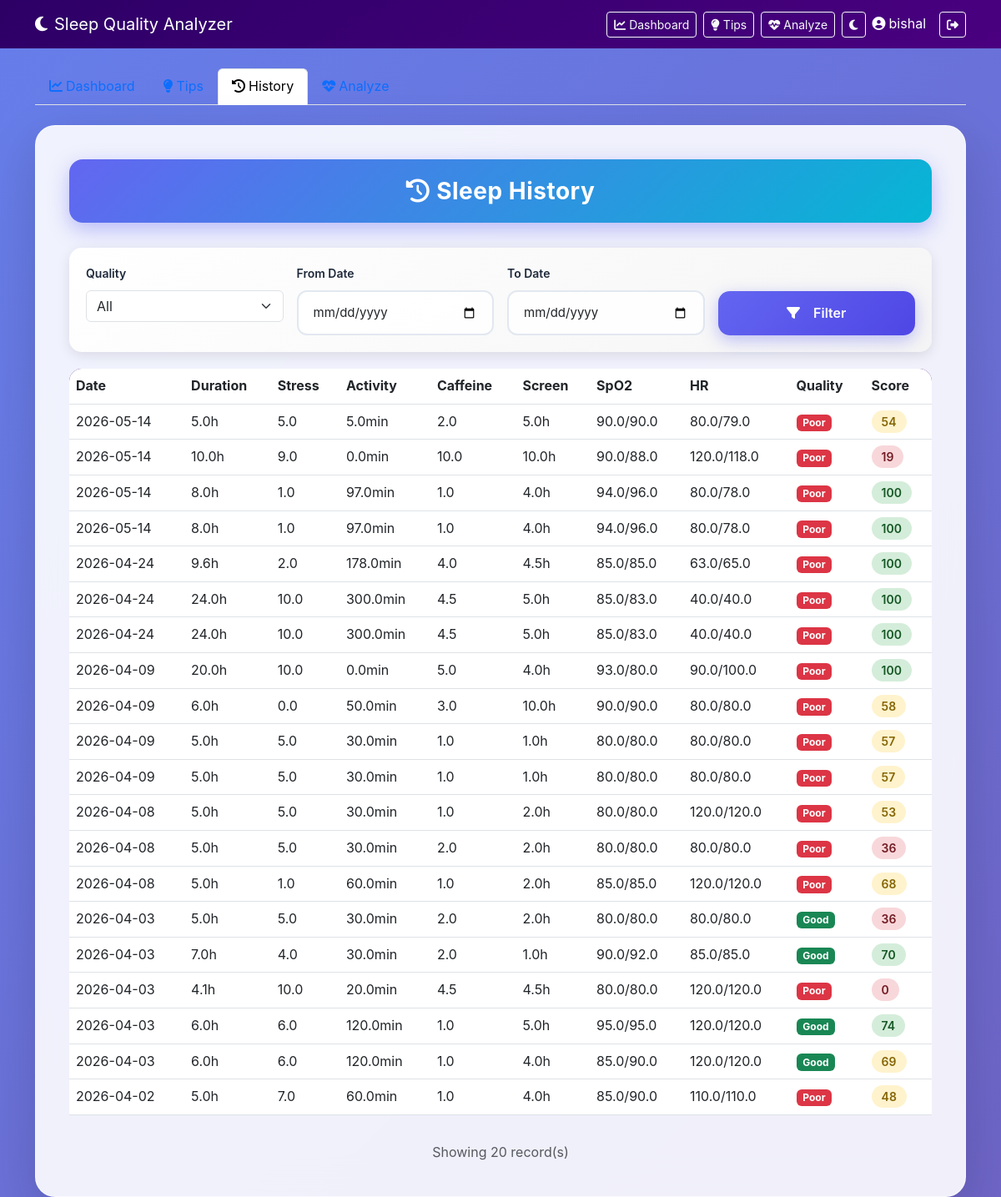
The page /history (signed in) on the database as committed earlier.
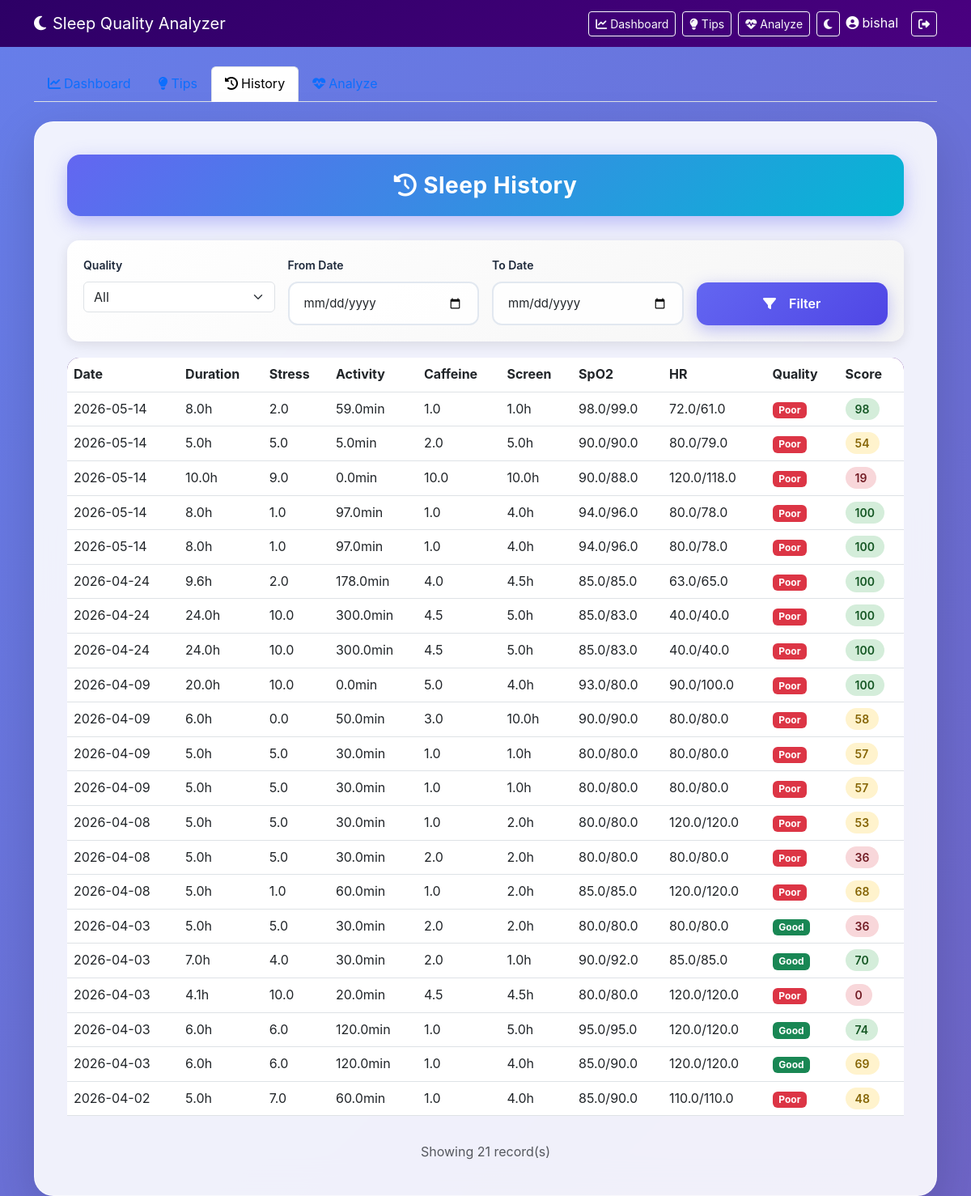
The same page on the database as committed later.
### tables this page shows
CREATE TABLE sleep_records (

        id INTEGER PRIMARY KEY AUTOINCREMENT,

        username TEXT,

        duration REAL,
        stress REAL,
        activity REAL,
        caffeine REAL,
        screen REAL,

        spo2_before REAL,
        spo2_after REAL,

        hr_before REAL,
        hr_after REAL,

        quality TEXT,
        score INTEGER,

        date TEXT

    );

### app.py (the view)
@app.route("/history")
def history():
    if "user" not in session:
        return redirect("/login")
    username = session["user"]
    quality_filter = request.args.get("quality", "")
    date_from = request.args.get("date_from", "")
    date_to = request.args.get("date_to", "")
    query = "SELECT * FROM sleep_records WHERE username=?"
    params = [username]
    if quality_filter:
        query += " AND quality=?"
        params.append(quality_filter)
    if date_from:
        query += " AND date>=?"
        params.append(date_from)
    if date_to:
        query += " AND date<=?"
        params.append(date_to)
    query += " ORDER BY date DESC"
    conn = sqlite3.connect("sleep.db")
    records = conn.execute(query, params).fetchall()
    conn.close()
    return render_template(
        "history.html",
        user=username,
        records=records,
        quality_filter=quality_filter,
        date_from=date_from,
        date_to=date_to
    )

### templates/history.html (shortened to what the changed rows need)
<!DOCTYPE html>
<html>
<head>
    <link href="https://cdn.jsdelivr.net/npm/bootstrap@5.3.0/dist/css/bootstrap.min.css" rel="stylesheet">
    <link rel="stylesheet" href="{{ url_for('static', filename='style.css') }}">
    <link rel="stylesheet" href="https://cdnjs.cloudflare.com/ajax/libs/font-awesome/6.4.0/css/all.min.css">
</head>
<body {% if dark_mode %}class="dark-mode"{% endif %}>
<div class="container mt-4">
    <div class="glass-card animate-fade-in">
        <div class="table-responsive history-table">
            <table class="table table-hover">
                <thead>
                    <tr>
                        <th>Date</th>
                        <th>Duration</th>
                        <th>Stress</th>
                        <th>Activity</th>
                        <th>Caffeine</th>
                        <th>Screen</th>
                        <th>SpO2</th>
                        <th>HR</th>
                        <th>Quality</th>
                        <th>Score</th>
                    </tr>
                </thead>
                <tbody>
                    {% for record in records %}
                    <tr class="animate-fade-in animate-delay-{{ loop.index % 3 + 1 }}">
                        <td>{{ record[13][:10] }}</td>
                        <td>{{ record[2] }}h</td>
                        <td>{{ record[3] }}</td>
                        <td>{{ record[4] }}min</td>
                        <td>{{ record[5] }}</td>
                        <td>{{ record[6] }}h</td>
                        <td>{{ record[7] }}/{{ record[8] }}</td>
                        <td>{{ record[9] }}/{{ record[10] }}</td>
                        <td>
                            {% if record[11] == 'Good' %}
                            <span class="badge bg-success">Good</span>
                            {% elif record[11] == 'Fair' %}
                            <span class="badge bg-warning">Fair</span>
                            {% else %}
                            <span class="badge bg-danger">Poor</span>
                            {% endif %}
                        </td>
                        <td>
                            {% if record[12] >= 70 %}
                            <span class="score-badge score-high">{{ record[12] }}</span>
                            {% elif record[12] >= 40 %}
                            <span class="score-badge score-medium">{{ record[12] }}</span>
                            {% else %}
                            <span class="score-badge score-low">{{ record[12] }}</span>
                            {% endif %}
                        </td>
                    </tr>
                    {% endfor %}
                </tbody>
            </table>
        </div>
        <div class="text-center mt-3">
            <span class="text-muted">Showing {{ records|length }} record(s)</span>
        </div>
    </div>
</div>
</body>
</html>

Rows that differ between the two databases and show on the page:
added sleep_records: date "2026-05-14", duration "8.0", stress "2.0", activity "59.0", caffeine "1.0", screen "1.0", spo2_before "98.0", spo2_after "99.0", hr_before "72.0", hr_after "61.0", quality "Poor", score "98"
Other text that changed with them:
{{ records|length }}: "20" → "21"
